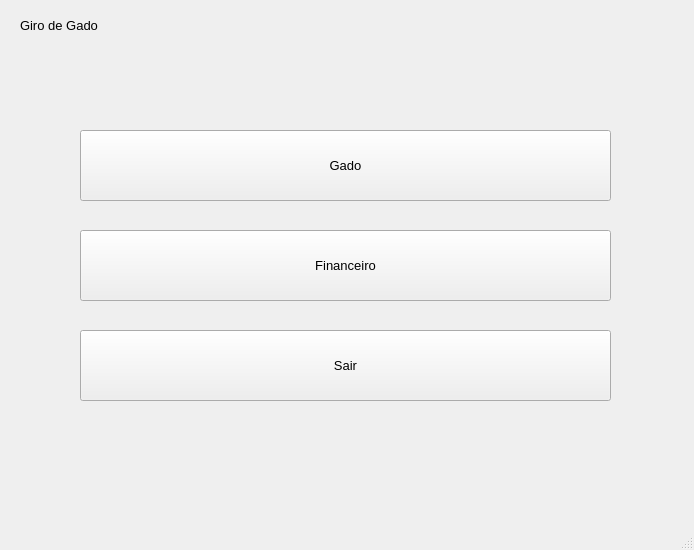
<?xml version="1.0" encoding="UTF-8"?>
<ui version="4.0">
 <class>HomeScreen</class>
 <widget class="QMainWindow" name="HomeScreen">
  <property name="geometry">
   <rect>
    <x>0</x>
    <y>0</y>
    <width>694</width>
    <height>550</height>
   </rect>
  </property>
  <property name="windowTitle">
   <string>Tela Inicial</string>
  </property>
  <widget class="QWidget" name="centralwidget">
   <widget class="QPushButton" name="pushButton">
    <property name="geometry">
     <rect>
      <x>80</x>
      <y>130</y>
      <width>531</width>
      <height>71</height>
     </rect>
    </property>
    <property name="font">
     <font>
      <pointsize>10</pointsize>
     </font>
    </property>
    <property name="text">
     <string>Gado</string>
    </property>
   </widget>
   <widget class="QPushButton" name="pushButton_3">
    <property name="geometry">
     <rect>
      <x>80</x>
      <y>330</y>
      <width>531</width>
      <height>71</height>
     </rect>
    </property>
    <property name="font">
     <font>
      <pointsize>10</pointsize>
     </font>
    </property>
    <property name="text">
     <string>Sair</string>
    </property>
   </widget>
   <widget class="QPushButton" name="pushButton_2">
    <property name="geometry">
     <rect>
      <x>80</x>
      <y>230</y>
      <width>531</width>
      <height>71</height>
     </rect>
    </property>
    <property name="font">
     <font>
      <pointsize>10</pointsize>
     </font>
    </property>
    <property name="text">
     <string>Financeiro</string>
    </property>
   </widget>
   <widget class="QLabel" name="label">
    <property name="geometry">
     <rect>
      <x>20</x>
      <y>10</y>
      <width>121</width>
      <height>31</height>
     </rect>
    </property>
    <property name="font">
     <font>
      <pointsize>10</pointsize>
     </font>
    </property>
    <property name="text">
     <string>Giro de Gado</string>
    </property>
   </widget>
  </widget>
  <widget class="QMenuBar" name="menubar">
   <property name="geometry">
    <rect>
     <x>0</x>
     <y>0</y>
     <width>694</width>
     <height>20</height>
    </rect>
   </property>
  </widget>
  <widget class="QStatusBar" name="statusbar"/>
 </widget>
 <resources/>
 <connections/>
</ui>
